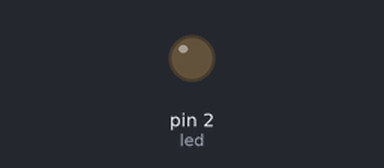
Bench run of a sketch on a simulated Arduino Uno, built with avr-gcc and run on an emulated ATmega328P. Shown: output pins drawn as LEDs (lit = HIGH).

Above: at 0.6 s.
At 2.5 s:
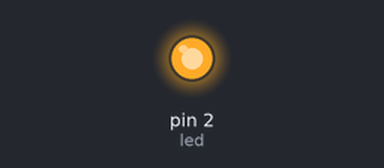
Timing chart, 0 to 7.9 s (numbered marks = the images above):
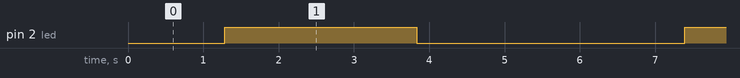

Measured:
- by itself, pin 2 (led): alternates HIGH for 2.6 s and LOW for 3.6 s

The sketch:

PWM.ino
```cpp
int led=2;
void setup() {
  // put your setup code here, to run once:
pinMode(led,OUTPUT);
}

void loop() {
  // put your main code here, to run repeatedly:
for(int i=0; i<255; i=i+1)  //dk tang độ sáng của led PWm
{
  analogWrite(led,i);
  delay(10);
}
for(int i=255 ; i>0 ; i=i-1) //dk giảm độ sáng của led
{
  analogWrite(led,i);
  delay(10);
}
delay(1000);
}
```
